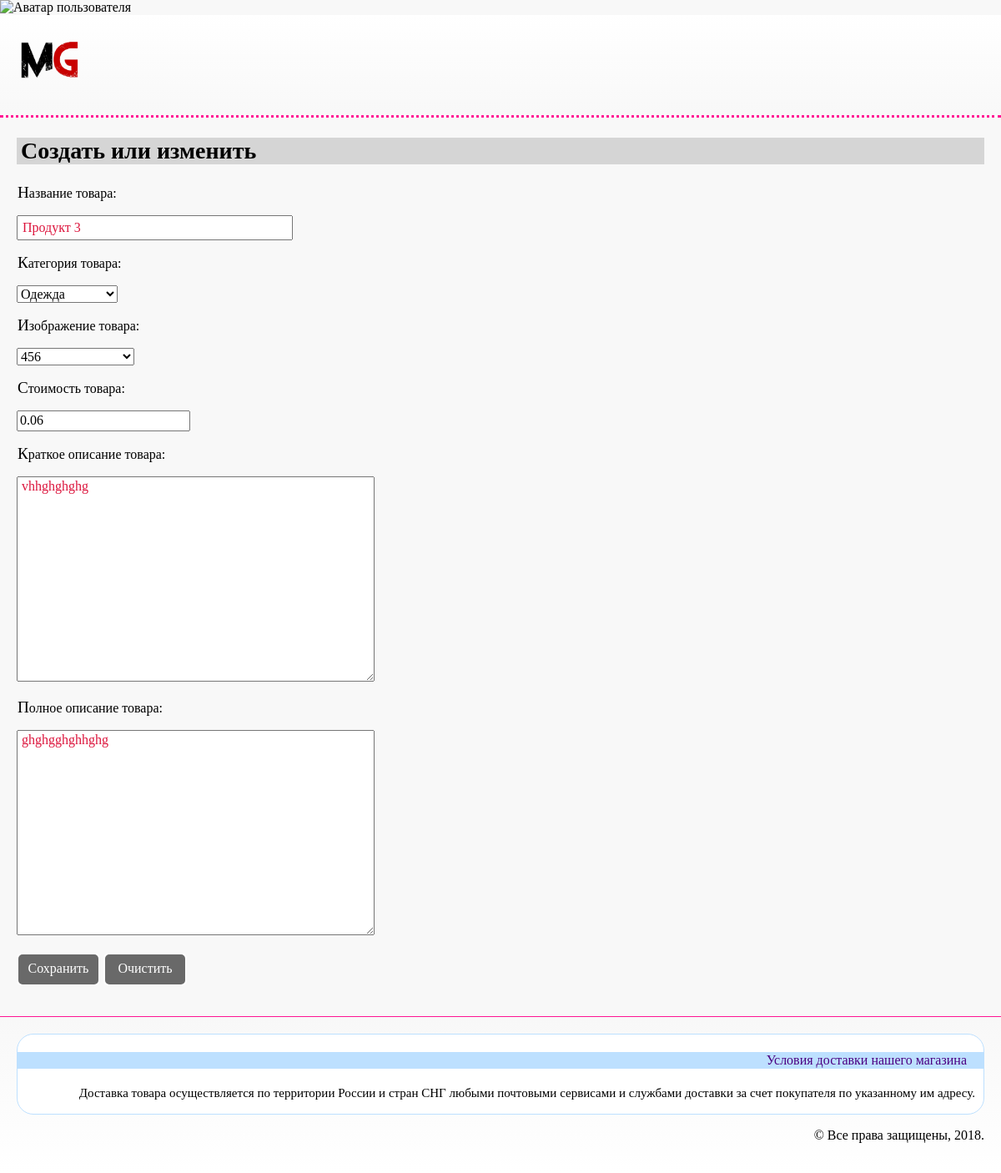
The page /products/update/3/ on the database as committed earlier.
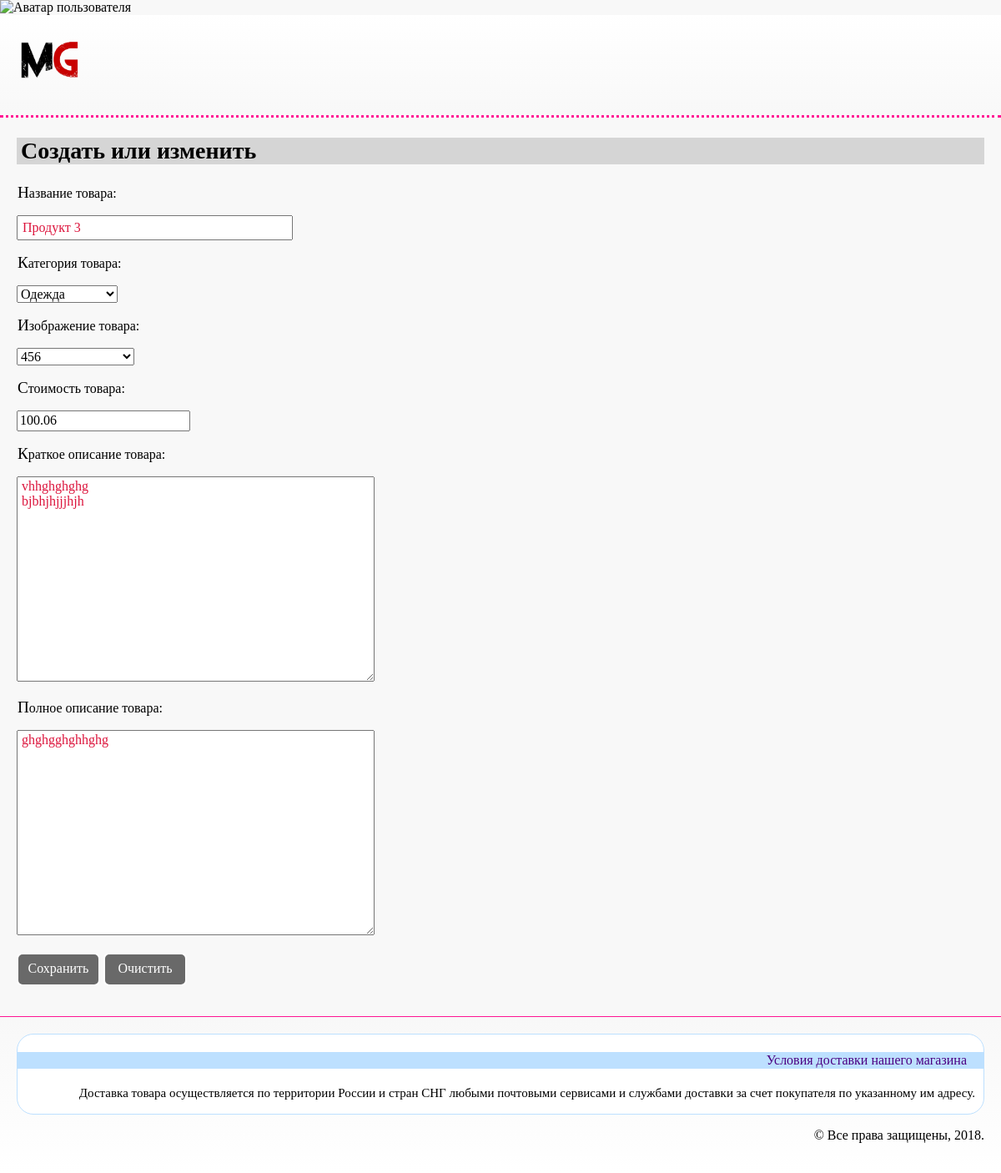
The same page on the database as committed later.
### products/models.py (models this page shows, shortened)
class Product(models.Model):
    title = models.CharField(verbose_name='Название товара',
                             max_length=250,
                             unique=True)
    category = models.ForeignKey(Category,
                                 on_delete=models.CASCADE,
                                 verbose_name='Категория товара')
    image = models.ForeignKey('images.Image',
                              on_delete=models.PROTECT,
                              verbose_name='Изображение товара')
    price = models.DecimalField(verbose_name='Стоимость товара',
                                max_digits=12,
                                decimal_places=2,
                                default=0)
    snippet = models.TextField(verbose_name='Краткое описание товара',
                               null=True,
                               blank=True)
    description = models.TextField(verbose_name='Полное описание товара',
                                   null=True,
                                   blank=True)
    modified = models.DateTimeField(auto_now=True)
    created = models.DateTimeField(auto_now_add=True)

### products/views/products.py (the view)
class ProductUpdateView(UpdateView):
    model = Product
    template_name = 'products/create.html'
    form_class = ProductModelForm
    success_url = reverse_lazy('products:catalog')

### products/forms/products.py
class ProductModelForm(forms.ModelForm):
    class Meta:
        model = Product
        fields = ['title', 'category', 'image', 'price', 'snippet', 'description']
        widgets = {'title': forms.widgets.TextInput(attrs={'placeholder': 'Товар'}),
                   'snippet': forms.widgets.Textarea(attrs={'placeholder': 'Введите описание товара'})}

### images/models.py (called while the page is built)
    def __str__(self):
        return self.name

### products/models.py (called while the page is built)
    def __str__(self):
        return self.title

### products/templates/products/create.html
{% extends 'basic.html' %} {% block title %} MetalGossipStore&nbsp;&mdash; Создать или изменить {{ title }} {% endblock %} {% block content %}
<h2>Создать или изменить {{ title }}</h2>
<form action="" method="post">
    {% csrf_token %} {% for err in form.not_field_errors %} {% endfor %} {% for field in form %}
    <p> {{ field.label }}:</p>
    <p>{{ field }}{% for err in field.errors %} </p> <small>*&nbsp{{ err|lower }}</small> {% endfor %} {% endfor %}
    <p><button type="submit">Сохранить</button> <button type="reset">Очистить</button></p>
</form>
{% endblock %}

Rows that differ between the two databases and show on the page:
changed Product "Продукт 3": price "0.06" → "100.06"; snippet "vhhghghghg" → "vhhghghghg bjbhjhjjjhjh"
